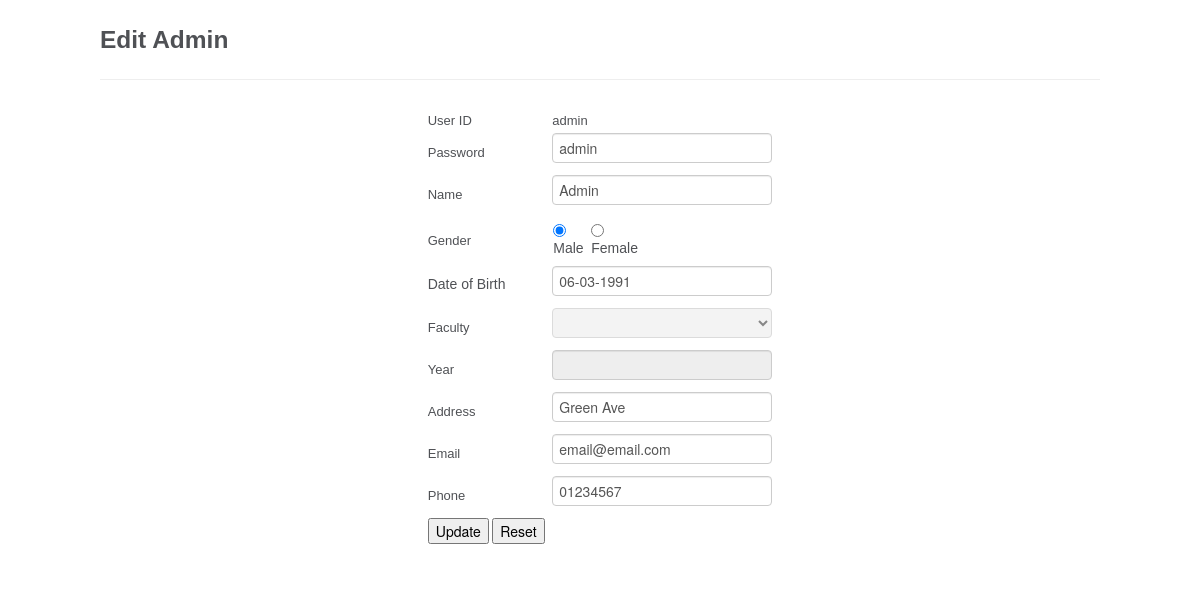
The page /app/admin_user_edit.php?user_id=admin (signed in) on the database its author committed.
### tables this page shows
CREATE TABLE IF NOT EXISTS `user` (
  `user_id` varchar(100) NOT NULL,
  `password` varchar(30) NOT NULL,
  `name` varchar(30) NOT NULL,
  `gender` varchar(30) NOT NULL,
  `dob` varchar(30) NOT NULL,
  `faculty` varchar(30) NOT NULL,
  `year` varchar(30) NOT NULL,
  `address` varchar(100) NOT NULL,
  `email` varchar(100) NOT NULL,
  `phone` varchar(30) NOT NULL,
  `level` enum('admin','user') NOT NULL
);

### app/admin_user_edit.php (the view, shortened to what this page needs)
<?php
include 'connect.php';
if (isset($_GET['user_id'])) {
    $query = $dbh->query("SELECT * FROM user WHERE user_id = '$_GET[user_id]'");
    $data  = $query->fetch(PDO::FETCH_ASSOC);
} else {
    echo "Invalid User ID<br /><a href='../homeadmin.php?app=data_user'>Back</a>";
    exit();
}
?>
<?php
$base_url = 'http://'.$_SERVER['HTTP_HOST'].'/lms/';
?>
<!DOCTYPE html>
<html lang="en">
<head>
	<link href="<?php echo $base_url;?>asset/css/bootstrap.min.css" rel="stylesheet">
	<link href="<?php echo $base_url;?>asset/css/bootstrap-responsive.min.css" rel="stylesheet">
	<link href="<?php echo $base_url;?>asset/css/style.css" rel="stylesheet">
    <link href="<?php echo $base_url;?>asset/css/datepicker2.css" rel="stylesheet">
</head>
<body>
<div id="wrapper">
<div class="page-header"><h3> Edit <?php echo $data['level']=='admin'?'Admin':'User';?> </h3></div>
</div>
<div id="wrapper">
	<div class="container-fluid">
		<div class="row-fluid">
			<div class="span12">
<fieldset style="width: 100%; margin: auto;">
    <form action="admin_user_edit_action.php" method="post">
    <table align="center">
		<tr>
            <td>User ID</td><td>&nbsp;</td>
            <td><?php echo $data['user_id']; ?></td>
        </tr>
		<tr>
            <td>Password</td><td>&nbsp;</td>
            <td><input type="text" name="password" required="required" value="<?php echo $data['password']; ?>"/></td>
        </tr>
        <tr>
            <td>Name</td><td>&nbsp;</td>
            <td><input type="text" name="name" required="required" value="<?php echo $data['name']; ?>"/></td>
        </tr>
        <tr>
            <td>Gender</td><td>&nbsp;</td>
            <td>
			<?php if ($data['gender'] === "M") : ?>
			<table>
			<tr>
			<td><input type="radio" name="gender" value="M" id="l" checked /><label for="l">Male</label></td>
			<td>&nbsp</td>
			<td><input type="radio" name="gender" value="F" id="p" /><label for="p">Female</label></td>
			</tr>
			</table>
            <?php endif; ?>
			</td>
        </tr>
		<tr>
		<td><label class="control-label"> Date of Birth </label></td><td>&nbsp;</td>
            <td><input type="text" id="datepicker" name="dob" class="input" value="<?php echo $data['dob']; ?>"/></td>
        </tr>
		<tr>
            <td>Faculty</td><td>&nbsp;</td>
            <td>
			<select type="text" name="faculty" required="required" value="<?php echo $data['faculty']; ?>" <?php echo $data['level']=='admin'?'disabled="disabled"':'';?>   />
			<option> </option>
			<option value="Akutansi" <?php echo ($data['faculty'] == 'Akutansi' ? 'selected' : '' )?> >Akutansi</option>
			</td>
        </tr>
		<tr>
            <td>Year</td><td>&nbsp;</td>
            <td><input type="text" name="year" required="required" value="<?php echo $data['year'];?>" <?php echo $data['level']=='admin'?'disabled="disabled"':'';?> /></td>
        </tr>
		<tr>
            <td>Address</td><td>&nbsp;</td>
            <td><input type="text" name="address" required="required" value="<?php echo $data['address']; ?>"/></td>
        </tr>
		<tr>
            <td>Email</td><td>&nbsp;</td>
            <td><input type="email" name="email" required="required" value="<?php echo $data['email']; ?>"/></td>
        </tr>
        <tr>
            <td>Phone</td><td>&nbsp;</td>
            <td><input type="text" name="phone" required="required" value="<?php echo $data['phone']; ?>" /></td>
        </tr>
        <tr>
            <td><input type="submit" value="Update" />
			<input type="reset" value="Reset" onclick="return confirm('Reset form?')"></td>
        </tr>
	</table>
    </form>
</fieldset>
			</div>
		</div>
	</div>
</div>
</body>
</html>

### asset/css/style.css (style rules this page uses)
body { background-color: #fff; margin: 40px; font: 13px/20px normal Helvetica, Arial, sans-serif; color: #4F5155; }
td { white-space:inherit; }

### app/admin_user_edit.php (style rules this page uses)
html, body { height: 100%; width: 100%; padding: 0; margin: 0; }
#wrapper { width: 1000px; margin: auto; background-color:rgba(255,255,255,0.9); border-radius: 50px; }

### rows shown on the page
user: user_id "admin", password "admin", name "Admin", dob "06-03-1991", address "Green Ave", email "email@email.com", phone "01234567"
